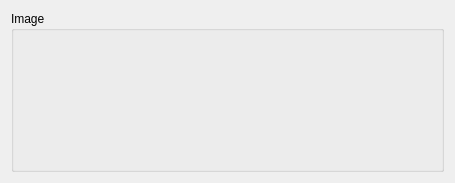
<?xml version="1.0" encoding="UTF-8"?>
<ui version="4.0">
 <class>SeismicLabGui::DlgAbrahamsonCoherence</class>
 <widget class="QWidget" name="SeismicLabGui::DlgAbrahamsonCoherence">
  <property name="geometry">
   <rect>
    <x>0</x>
    <y>0</y>
    <width>455</width>
    <height>183</height>
   </rect>
  </property>
  <property name="windowTitle">
   <string>Feature Parameters</string>
  </property>
  <property name="sizeGripEnabled" stdset="0">
   <bool>true</bool>
  </property>
  <layout class="QGridLayout" name="gridLayout">
   <item row="0" column="0">
    <widget class="QGroupBox" name="GroupBox5_5">
     <property name="title">
      <string>Image</string>
     </property>
     <layout class="QGridLayout" name="_6">
      <property name="leftMargin">
       <number>9</number>
      </property>
      <property name="topMargin">
       <number>9</number>
      </property>
      <property name="rightMargin">
       <number>9</number>
      </property>
      <property name="bottomMargin">
       <number>9</number>
      </property>
      <property name="spacing">
       <number>6</number>
      </property>
      <item row="1" column="0">
       <layout class="QHBoxLayout" name="horizontalLayout_9" stretch="0">
        <item>
         <widget class="QLabel" name="label_Image">
          <property name="text">
           <string/>
          </property>
         </widget>
        </item>
       </layout>
      </item>
     </layout>
    </widget>
   </item>
  </layout>
 </widget>
 <resources/>
 <connections/>
</ui>
